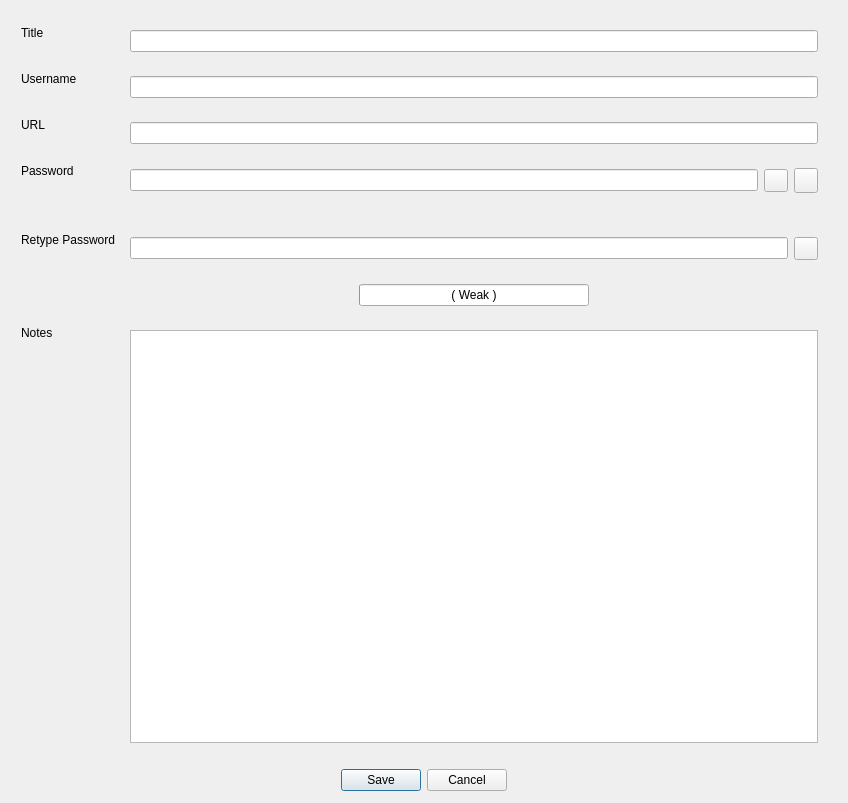
<?xml version="1.0" encoding="UTF-8"?>
<ui version="4.0">
 <class>EntryEditorDialog</class>
 <widget class="QDialog" name="EntryEditorDialog">
  <property name="geometry">
   <rect>
    <x>0</x>
    <y>0</y>
    <width>848</width>
    <height>803</height>
   </rect>
  </property>
  <property name="windowTitle">
   <string>New Entry</string>
  </property>
  <layout class="QVBoxLayout" name="verticalLayout">
   <property name="spacing">
    <number>8</number>
   </property>
   <property name="leftMargin">
    <number>12</number>
   </property>
   <property name="topMargin">
    <number>12</number>
   </property>
   <property name="rightMargin">
    <number>12</number>
   </property>
   <property name="bottomMargin">
    <number>12</number>
   </property>
   <item>
    <widget class="QWidget" name="formContainer" native="true">
     <layout class="QVBoxLayout" name="verticalLayout_2">
      <item>
       <layout class="QFormLayout" name="formLayout">
        <item row="0" column="0">
         <widget class="QLabel" name="titleLabel">
          <property name="text">
           <string>Title</string>
          </property>
         </widget>
        </item>
        <item row="1" column="0">
         <widget class="QLabel" name="usernameLabel">
          <property name="text">
           <string>Username</string>
          </property>
         </widget>
        </item>
        <item row="2" column="0">
         <widget class="QLabel" name="uRLLabel">
          <property name="text">
           <string>URL</string>
          </property>
         </widget>
        </item>
        <item row="3" column="0">
         <widget class="QLabel" name="passwordLabel">
          <property name="text">
           <string>Password</string>
          </property>
         </widget>
        </item>
        <item row="3" column="1">
         <widget class="QWidget" name="passwordWidget" native="true">
          <layout class="QHBoxLayout" name="horizontalLayout_2">
           <item>
            <layout class="QHBoxLayout" name="passwordRow">
             <item>
              <widget class="QLineEdit" name="passwordEdit">
               <property name="echoMode">
                <enum>QLineEdit::EchoMode::Password</enum>
               </property>
               <property name="clearButtonEnabled">
                <bool>true</bool>
               </property>
              </widget>
             </item>
            </layout>
           </item>
           <item>
            <widget class="QToolButton" name="togglePwdButton">
             <property name="toolTip">
              <string>&lt;html&gt;&lt;head/&gt;&lt;body&gt;&lt;p&gt;Show/Hide Password&lt;/p&gt;&lt;/body&gt;&lt;/html&gt;</string>
             </property>
             <property name="text">
              <string/>
             </property>
             <property name="icon">
              <iconset resource="resources.qrc">
               <normaloff>:/img/img/eye.svg</normaloff>:/img/img/eye.svg</iconset>
             </property>
            </widget>
           </item>
           <item>
            <widget class="QToolButton" name="generatePwdButton">
             <property name="minimumSize">
              <size>
               <width>0</width>
               <height>25</height>
              </size>
             </property>
             <property name="toolTip">
              <string>&lt;html&gt;&lt;head/&gt;&lt;body&gt;&lt;p&gt;Generate Password&lt;/p&gt;&lt;/body&gt;&lt;/html&gt;</string>
             </property>
             <property name="text">
              <string/>
             </property>
             <property name="icon">
              <iconset resource="resources.qrc">
               <normaloff>:/img/img/random.svg</normaloff>:/img/img/random.svg</iconset>
             </property>
            </widget>
           </item>
          </layout>
         </widget>
        </item>
        <item row="7" column="0">
         <widget class="QLabel" name="strengthLabel">
          <property name="text">
           <string/>
          </property>
         </widget>
        </item>
        <item row="7" column="1">
         <widget class="QWidget" name="strengthWidget" native="true">
          <layout class="QHBoxLayout" name="horizontalLayout_3">
           <item>
            <spacer name="horizontalSpacer_2">
             <property name="orientation">
              <enum>Qt::Orientation::Horizontal</enum>
             </property>
             <property name="sizeHint" stdset="0">
              <size>
               <width>40</width>
               <height>20</height>
              </size>
             </property>
            </spacer>
           </item>
           <item>
            <widget class="QProgressBar" name="progressBar">
             <property name="value">
              <number>0</number>
             </property>
             <property name="format">
              <string>( Weak )</string>
             </property>
            </widget>
           </item>
           <item>
            <spacer name="horizontalSpacer">
             <property name="orientation">
              <enum>Qt::Orientation::Horizontal</enum>
             </property>
             <property name="sizeHint" stdset="0">
              <size>
               <width>40</width>
               <height>20</height>
              </size>
             </property>
            </spacer>
           </item>
          </layout>
         </widget>
        </item>
        <item row="8" column="0">
         <widget class="QLabel" name="notesLabel">
          <property name="text">
           <string>Notes</string>
          </property>
         </widget>
        </item>
        <item row="8" column="1">
         <widget class="QWidget" name="notesWidget" native="true">
          <layout class="QHBoxLayout" name="horizontalLayout">
           <item>
            <widget class="QTextEdit" name="notesEdit">
             <property name="minimumSize">
              <size>
               <width>0</width>
               <height>375</height>
              </size>
             </property>
            </widget>
           </item>
          </layout>
         </widget>
        </item>
        <item row="2" column="1">
         <widget class="QWidget" name="uRLWidget" native="true">
          <layout class="QHBoxLayout" name="horizontalLayout_4">
           <item>
            <widget class="QLineEdit" name="uRLEdit"/>
           </item>
          </layout>
         </widget>
        </item>
        <item row="1" column="1">
         <widget class="QWidget" name="usernameWidget" native="true">
          <layout class="QHBoxLayout" name="horizontalLayout_5">
           <item>
            <widget class="QLineEdit" name="usernameEdit"/>
           </item>
          </layout>
         </widget>
        </item>
        <item row="0" column="1">
         <widget class="QWidget" name="titleWidget" native="true">
          <layout class="QHBoxLayout" name="horizontalLayout_6">
           <item>
            <widget class="QLineEdit" name="titleEdit"/>
           </item>
          </layout>
         </widget>
        </item>
        <item row="5" column="0">
         <widget class="QLabel" name="retypePasswordLabel">
          <property name="text">
           <string>Retype Password</string>
          </property>
         </widget>
        </item>
        <item row="5" column="1">
         <widget class="QWidget" name="retypePasswordWidget" native="true">
          <layout class="QHBoxLayout" name="horizontalLayout_7">
           <item>
            <widget class="QLineEdit" name="retypePasswordEdit">
             <property name="echoMode">
              <enum>QLineEdit::EchoMode::Password</enum>
             </property>
            </widget>
           </item>
           <item>
            <widget class="QToolButton" name="toolButton">
             <property name="text">
              <string/>
             </property>
             <property name="icon">
              <iconset resource="resources.qrc">
               <normaloff>:/img/img/eye.svg</normaloff>:/img/img/eye.svg</iconset>
             </property>
            </widget>
           </item>
          </layout>
         </widget>
        </item>
        <item row="4" column="1">
         <widget class="QLabel" name="passwordHintLabel">
          <property name="text">
           <string/>
          </property>
          <property name="alignment">
           <set>Qt::AlignmentFlag::AlignCenter</set>
          </property>
         </widget>
        </item>
       </layout>
      </item>
     </layout>
    </widget>
   </item>
   <item>
    <widget class="QDialogButtonBox" name="buttonBox">
     <property name="orientation">
      <enum>Qt::Orientation::Horizontal</enum>
     </property>
     <property name="standardButtons">
      <set>QDialogButtonBox::StandardButton::Cancel|QDialogButtonBox::StandardButton::Save</set>
     </property>
     <property name="centerButtons">
      <bool>true</bool>
     </property>
    </widget>
   </item>
  </layout>
 </widget>
 <resources>
  <include location="resources.qrc"/>
 </resources>
 <connections>
  <connection>
   <sender>buttonBox</sender>
   <signal>accepted()</signal>
   <receiver>EntryEditorDialog</receiver>
   <slot>accept()</slot>
   <hints>
    <hint type="sourcelabel">
     <x>248</x>
     <y>254</y>
    </hint>
    <hint type="destinationlabel">
     <x>157</x>
     <y>274</y>
    </hint>
   </hints>
  </connection>
  <connection>
   <sender>buttonBox</sender>
   <signal>rejected()</signal>
   <receiver>EntryEditorDialog</receiver>
   <slot>reject()</slot>
   <hints>
    <hint type="sourcelabel">
     <x>316</x>
     <y>260</y>
    </hint>
    <hint type="destinationlabel">
     <x>286</x>
     <y>274</y>
    </hint>
   </hints>
  </connection>
 </connections>
</ui>
